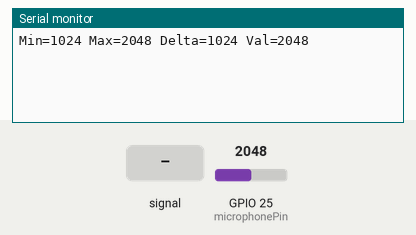
A sketch run on a simulated ESP32. Shown: the last lines printed to the serial monitor. The inputs (shaded band) are chosen by the test bench; at power-on: GPIO 25 (microphonePin) = 2048.

Above: at 1.2 s.
1.3 s: GPIO 25 (microphonePin) fed a 200 Hz sine of ±327 counts around its level
At 2.7 s:
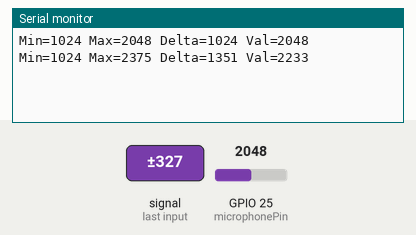
2.8 s: GPIO 25 (microphonePin) set to 2866
At 4.1 s:
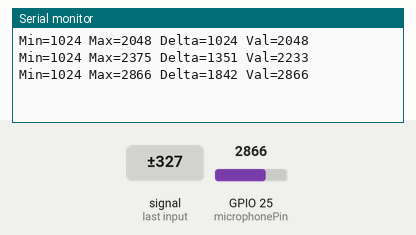
4.3 s: GPIO 25 (microphonePin) fed a 1000 Hz sine of ±1023 counts around its level
At 5.4 s:
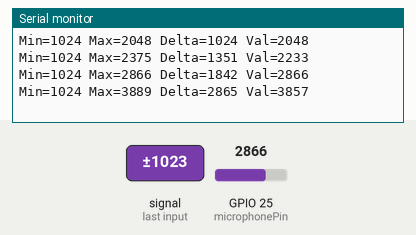
5.8 s: GPIO 25 (microphonePin) set to 3603
At 7.6 s:
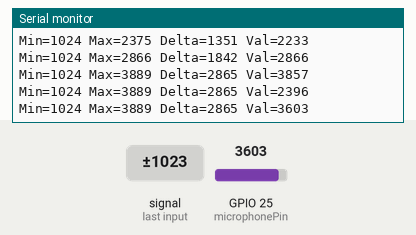
Timing chart, 0 to 8.3 s (numbered marks = the images above; inputs shaded):
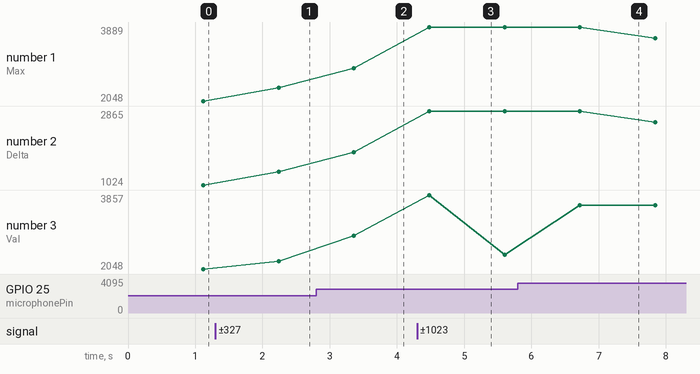

Measured:
- after the input at 1.3 s, the serial monitor: prints a new line after 0.94 s (image 1)
- after the input at 2.8 s, the serial monitor: prints a new line after 0.56 s (image 2)
- after the input at 4.3 s, the serial monitor: prints a new line after 0.18 s (image 3)
- after the input at 5.8 s, the serial monitor: prints a new line after 0.92 s (image 4)
- plotted number 1: 2048 → 2375 after the input at 1.3 s, 2375 → 2866 after the input at 2.8 s, 2866 → 3889 after the input at 4.3 s, 3889 → 3603 after the input at 5.8 s
- plotted number 2: 1024 → 1351 after the input at 1.3 s, 1351 → 1842 after the input at 2.8 s, 1842 → 2865 after the input at 4.3 s, 2865 → 2579 after the input at 5.8 s
- plotted number 3: 2048 → 2233 after the input at 1.3 s, 2233 → 2866 after the input at 2.8 s, 2866 → 2396 after the input at 4.3 s, 2396 → 3603 after the input at 5.8 s

The sketch:

Teste2_KY038.ino
```cpp
const int microphonePin = 25;

void setup() {
  Serial.begin(115200);

}

void loop() {
  int mn = 1024;
  int mx = 0;

  for (int i = 0; i < 10000; ++i) {

    int val = analogRead(microphonePin);

    mn = min(mn, val);
    mx = max(mx, val);
  }

  int val = analogRead(microphonePin);
  int delta = mx - mn;

  Serial.print("Min=");
  Serial.print(mn);
  Serial.print(" Max=");
  Serial.print(mx);
  Serial.print(" Delta=");
  Serial.print(delta);
  Serial.print(" Val=");
  Serial.println(val);


}

/**
-Sala
Min=423 Max=688 Delta=265 Val=528
Min=415 Max=676 Delta=261 Val=539
Min=339 Max=522 Delta=183 Val=457
Min=426 Max=650 Delta=224 Val=537
Min=489 Max=627 Delta=138 Val=530
Min=458 Max=673 Delta=215 Val=550
Min=400 Max=603 Delta=203 Val=499
Min=401 Max=640 Delta=239 Val=511
Min=372 Max=679 Delta=307 Val=497
Min=400 Max=609 Delta=209 Val=479
Min=431 Max=622 Delta=191 Val=507
Min=425 Max=691 Delta=266 Val=555
Min=483 Max=686 Delta=203 Val=574
Min=469 Max=612 Delta=143 Val=598
Min=464 Max=621 Delta=157 Val=547
Min=416 Max=706 Delta=290 Val=544
Min=407 Max=714 Delta=307 Val=544


-Quarto
Min=351 Max=1053 Delta=702 Val=560
Min=393 Max=1104 Delta=711 Val=582
Min=368 Max=1058 Delta=690 Val=573
Min=355 Max=987 Delta=632 Val=582
Min=394 Max=907 Delta=513 Val=589
Min=329 Max=1069 Delta=740 Val=590
Min=357 Max=752 Delta=395 Val=509
Min=314 Max=874 Delta=560 Val=502
Min=295 Max=793 Delta=498 Val=475
Min=301 Max=1105 Delta=804 Val=483
Min=368 Max=745 Delta=377 Val=562
Min=400 Max=758 Delta=358 Val=541


  if(780< mx & mx < 1080 & 100 < delta & delta < 500){//800 1100
    modo1=!modo1;
    digitalWrite(Fita1, modo1);
  }
   if(1100 < mx & mx < 1500 & 700 < delta & delta < 1200){//1200 1500
    modo2=!modo2;
    digitalWrite(Fita2, modo2);
  }
**/
```
